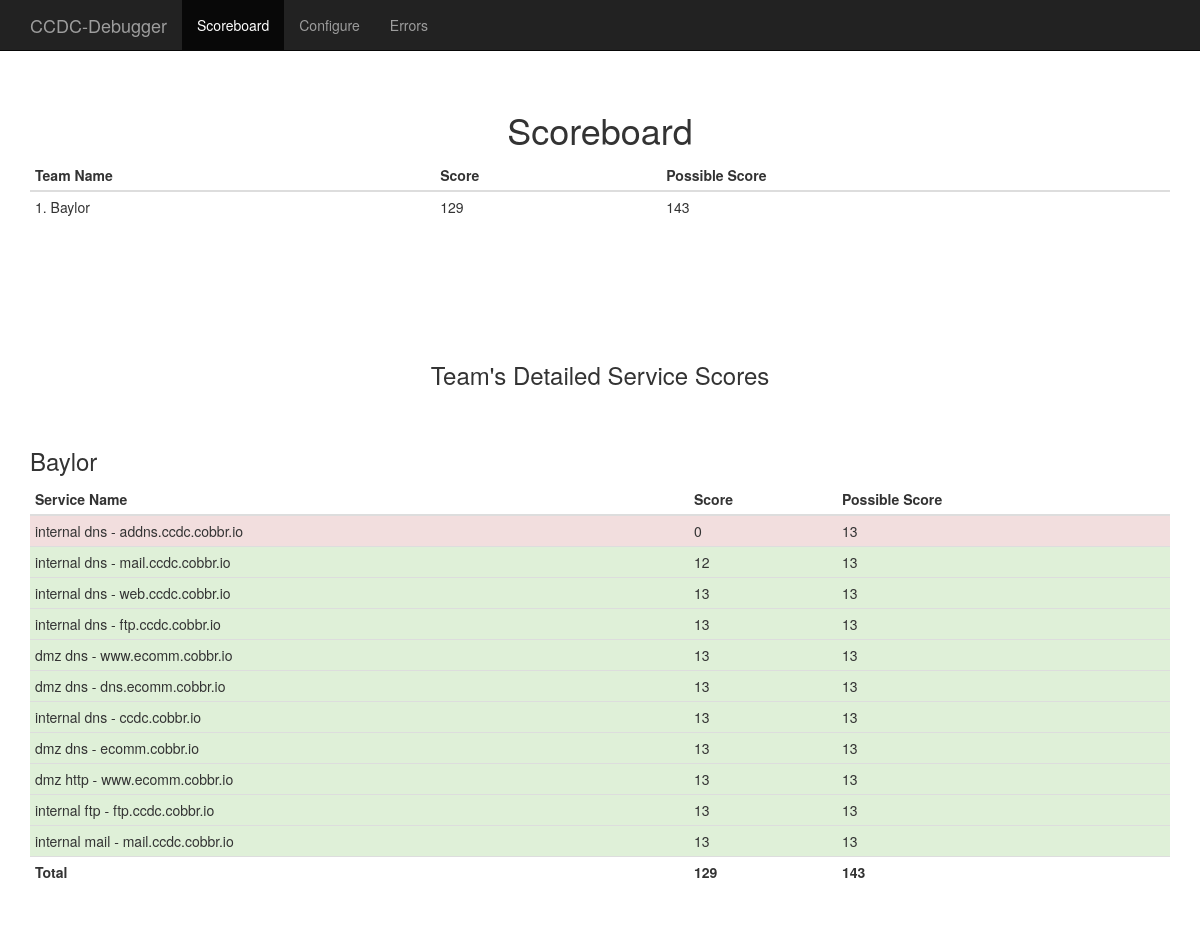
The page /scoreboard on the database as committed earlier.
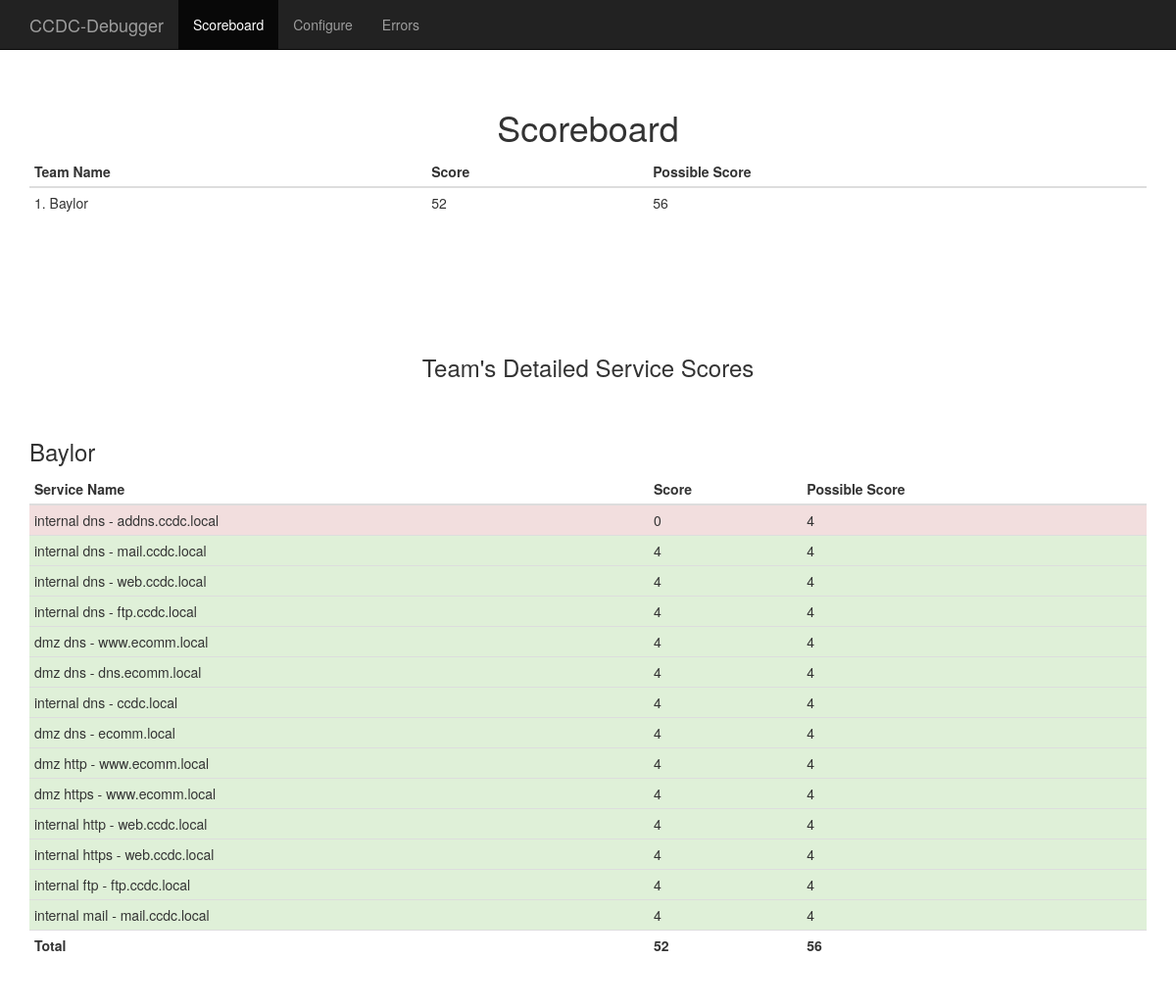
The same page on the database as committed later.
### tables this page shows
CREATE TABLE team (
    team_id INTEGER PRIMARY KEY ASC,
    team_name TEXT NOT NULL
);

CREATE TABLE service (
    service_id INTEGER PRIMARY KEY ASC,
    service_type_id INTEGER NOT NULL,
    team_id INTEGER NOT NULL,
    service_name TEXT NOT NULL,
    service_connection TEXT NOT NULL,
    service_request TEXT NOT NULL,
    service_expected_result TEXT NOT NULL,
    service_active INTEGER NOT NULL DEFAULT 1,
    FOREIGN KEY (service_type_id) REFERENCES service_type(service_type_id),
    FOREIGN KEY (team_id) REFERENCES team(team_id)
);

### debugger.py (the view)
@app.route('/scoreboard')
def scoreboard():
    return render_template('scoreboard.html')

### debugger.py (called while the page is built)
def database_connect():
    try:
        conn = sqlite3.connect('./data/debugger.db')
        conn.row_factory = sqlite3.Row
        return conn
    except Exception as e:
        print "Error connecting to database. Must run 'flask setup' prior to running. Error message: " + str(e)
        sys.exit()

def execute_db_query(query, args=None):
    conn = database_connect()
    cur = conn.cursor()
    if(args):
        cur.execute(query, args)
    else:
        cur.execute(query)
    conn.commit()
    results = cur.fetchall()
    cur.close()
    conn.close()
    return results

@app.context_processor
def utility_processor():
    return dict(execute_db_query=execute_db_query)

### templates/scoreboard.html (shortened to what this page needs)
<!DOCTYPE html>
<html lang="en">
  <head>
    <link href="{{ url_for('static', filename='css/bootstrap.min.css') }}" rel="stylesheet">
    <link href="{{ url_for('static', filename='css/starter-template.css') }}" rel="stylesheet">
  </head>
  <body>
    <nav class="navbar navbar-inverse navbar-fixed-top">
      <div class="container">
        <div class="navbar-header">
          <a class="navbar-brand" href="scoreboard">CCDC-Debugger</a>
        </div>
        <div id="navbar" class="collapse navbar-collapse">
          <ul class="nav navbar-nav">
            <li class="active"><a href="scoreboard">Scoreboard</a></li>
            <li><a href="configure">Configure</a></li>
            <li><a href="errors">Errors</a></li>
          </ul>
        </div>
      </div>
    </nav>
    <div class="starter-template">
      <h1>Scoreboard</h1>
      <div class="container">
        <table class="table table-condensed">
          <thead>
            <tr>
              <th>Team Name</th>
              <th>Score</th>
              <th>Possible Score</th>
            </tr>
          </thead>
          <tbody>
          {% for team in execute_db_query('select team.team_name, team.team_id, sum(poll_score) as s from team join service on(team.team_id=service.team_id) join poll on(poll.service_id=service.service_id) group by team.team_name, team.team_id order by s DESC') %}
            <tr>
              <td>{{ loop.index }}. {{ team['team_name'] }}</td>
              <td>{{ team['s'] }}</td>
              <td>{{ execute_db_query('select count(poll_score) as c FROM poll join service on(poll.service_id=service.service_id) WHERE service.team_id = ?', [team['team_id']])[0]['c'] }}</td>
            </tr>
          {% endfor %}
          </tbody>
        </table>
        <br><br><br>
        <h3 class="starter-template">Team's Detailed Service Scores</h3>
        {% for team in execute_db_query('select * from team') %}
        <table class="table table-condensed">
          <h3>{{ team['team_name'] }}</h3>
          <thead>
            <tr>
              <th>Service Name</th>
              <th>Score</th>
              <th>Possible Score</th>
            </tr>
          </thead>
          <tbody>
          {% for service in execute_db_query('select * from service where service.team_id = ?', [team['team_id']]) %}
            {% set db_result = execute_db_query('select poll_score from poll where service_id = ? ORDER BY poll_time DESC LIMIT 1', [service['service_id']]) %}
            {% if db_result|length <= 0 %}
              <tr>
            {% elif db_result[0]['poll_score'] == 0 %}
              <tr class='danger'>
            {% else %}
              <tr class='success'>
            {% endif %}
              <td>{{ service['service_name'] }}</td>
              <td>{{ execute_db_query('select sum(poll_score) as s FROM poll WHERE poll.service_id = ?', [service['service_id']])[0]['s'] }}</td>
              <td>{{ execute_db_query('select count(poll_score) as c FROM poll WHERE poll.service_id= ?', [service['service_id']])[0]['c'] }}</td>
            </tr>
          {% endfor %}
            <tr>
              <td><b>Total</b></td>
              <td><b>{{ execute_db_query('select sum(poll_score) as s FROM poll join service on(poll.service_id = service.service_id) WHERE service.team_id = ?', [team['team_id']])[0]['s'] }}</b></td>
              <td><b>{{ execute_db_query('select count(poll_score) as c FROM poll join service on(poll.service_id = service.service_id) WHERE service.team_id = ?', [team['team_id']])[0]['c'] }}</b></td>
            </tr>
          </tbody>
        </table>
        {% endfor %}
      </div>
  </body>
</html>

### static/css/starter-template.css (style rules this page uses)
body { padding-top: 50px; }
td { white-space:pre }
.starter-template { padding: 40px 15px; text-align: center; }
.container { text-align: left; }

Rows that differ between the two databases and show on the page:
computed for team "Baylor": s "129" → "52"; execute_db_query "143" → "56"; execute_db_query "129" → "52"
changed service: service_name "internal dns - addns.ccdc.cobbr.io" → "internal dns - addns.ccdc.local"; execute_db_query "13" → "4"
changed service: service_name "internal dns - mail.ccdc.cobbr.io" → "internal dns - mail.ccdc.local"; execute_db_query "12" → "4"; execute_db_query "13" → "4"
changed service: service_name "internal dns - web.ccdc.cobbr.io" → "internal dns - web.ccdc.local"; execute_db_query "13" → "4"
changed service: service_name "internal dns - ftp.ccdc.cobbr.io" → "internal dns - ftp.ccdc.local"; service_id "13" → "4"
changed service: service_name "dmz dns - www.ecomm.cobbr.io" → "dmz dns - www.ecomm.local"; execute_db_query "13" → "4"
changed service: service_name "dmz dns - dns.ecomm.cobbr.io" → "dmz dns - dns.ecomm.local"; execute_db_query "13" → "4"
changed service: service_name "internal dns - ccdc.cobbr.io" → "internal dns - ccdc.local"; execute_db_query "13" → "4"
changed service: service_name "dmz dns - ecomm.cobbr.io" → "dmz dns - ecomm.local"; execute_db_query "13" → "4"
changed service: service_name "dmz http - www.ecomm.cobbr.io" → "dmz http - www.ecomm.local"; execute_db_query "13" → "4"
changed service: service_name "internal ftp - ftp.ccdc.cobbr.io" → "dmz https - www.ecomm.local"; execute_db_query "13" → "4"
changed service: service_name "internal mail - mail.ccdc.cobbr.io" → "internal http - web.ccdc.local"; execute_db_query "13" → "4"
added service: service_name "internal https - web.ccdc.local", execute_db_query "4"
added service: service_name "internal ftp - ftp.ccdc.local", service_type "4"
added service: service_name "internal mail - mail.ccdc.local", execute_db_query "4"
